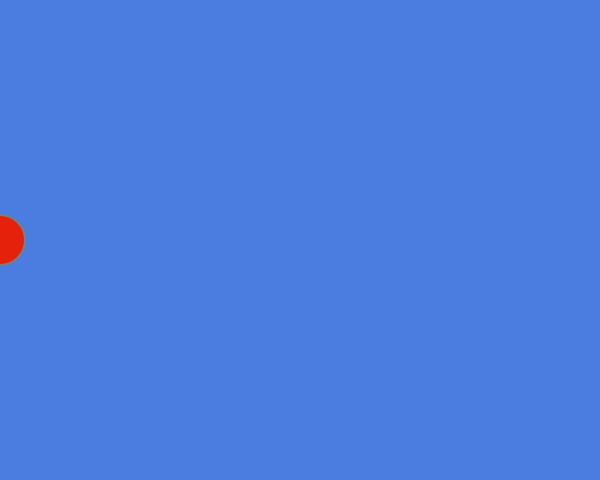
Frame 1 (no input)
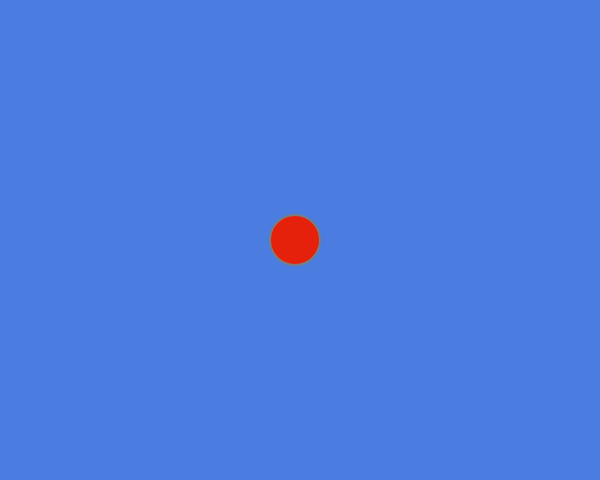
Frame 60 (no input)
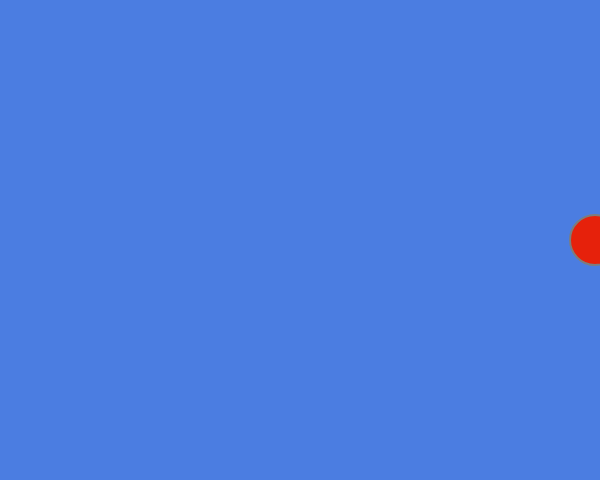
Frame 120 (the mouse pressed at the canvas centre since frame 60)

The p5.js sketch that drew these frames (run headless with seeded random() and noise() and a simulated clock; from frame 60 on, the mouse is pressed at the canvas centre):

// p5.js sketch
// ── sketch.js
// Emel Drove, Madeline typed

var x = 0;  // variable created 
var speed = 5; 
var r = 75
var b = 125
var g = 225
var c = 230
var oo = 33
var l = 11

function setup() {
  createCanvas(600, 480); // canvas created
}
 
function draw() {
  background(r, b, g); // backkground color
  stroke(125);
  strokeWeight(2);
  fill(c, oo, l);
  ellipse(x, 240, 50, 50); // ellipse position

   
  if (x > width) { // if statement where x greater than width - 5 speed
    speed = - 5;
  }
   if (x < 0) { // if statement where x less than 0 plus speed
     speed =  + 5
   }
 x = x + speed; 

}
